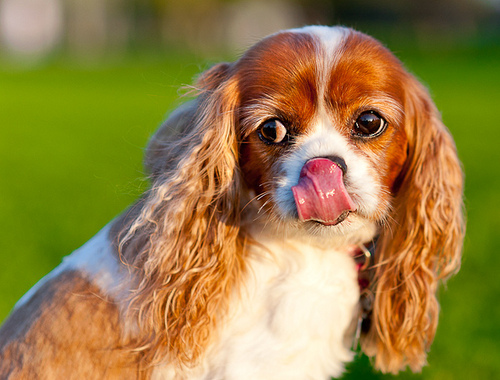
#> input picture src/models/colorization/imgs/ILSVRC2012_val_00041580.JPEG, 500 x 380 px, found by its file name; its folder holds 3 pictures in this run
$ jupyter execute --allow-errors InstColorization.ipynb   (shell and % lines are left out)
#> lines starting #> are read from the running program, lines starting #| are printed output that depends on the picture; pictures that were not available may be replaced by others from this repository, and a replacement may not be noted
## Environment Setting

## Clone the file from Gihub

## Start Colorization

[cell 1]
cd InstColorization/

## Download the Model

### Detect Object bounding box

Setting the Detectron2.

[cell 2]
from os.path import join, isfile, isdir
from os import listdir
import os
os.environ["CUDA_VISIBLE_DEVICES"] = "0"
from argparse import ArgumentParser

import detectron2
from detectron2.utils.logger import setup_logger
setup_logger()
#> (this line was passed over: detectron2 is not available in this run)
#> further down, img is the input picture: shape (380, 500, 3); mean B, G, R 67.8, 128.6, 151.4
#> `lab_image = cv2.cvtColor(img, cv2.COLOR_BGR2LAB)`: lab_image: shape (380, 500, 3); mean of channels 0, 1, 2 140.5, 130.3, 161.7
#> `l_channel, a_channel, b_channel = cv2.split(lab_image)`:
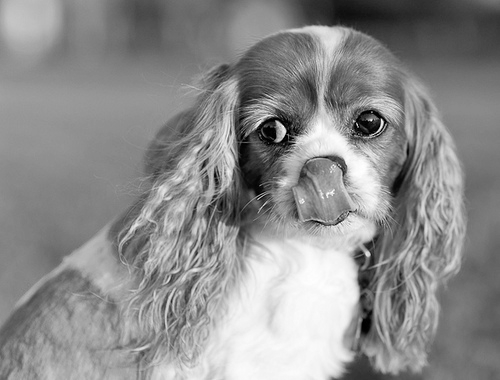
#> l_channel: shape (380, 500); min 0, max 255, mean 140.5
#> `l_channel, a_channel, b_channel = cv2.split(lab_image)`:
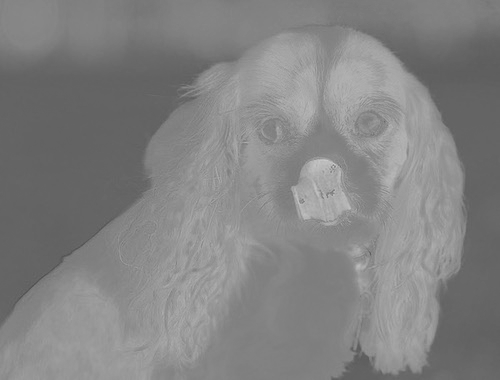
#> a_channel: shape (380, 500); min 79, max 203, mean 130.3
#> `l_channel, a_channel, b_channel = cv2.split(lab_image)`:
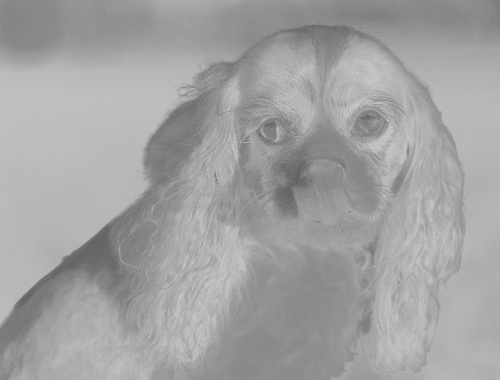
#> b_channel: shape (380, 500); min 94, max 201, mean 161.7
#> `l_stack = np.stack([l_channel, l_channel, l_channel], axis=2)`: l_stack: shape (380, 500, 3); mean of channels 0, 1, 2 140.5, 140.5, 140.5

import numpy as np
import cv2

# import some common detectron2 utilities
from detectron2 import model_zoo
from detectron2.engine import DefaultPredictor
from detectron2.config import get_cfg

import torch

#> (the rest of this cell did not finish here and is left out)

Let's create a bounding box folder to save our prediction results.

[cell 3]
cd ..

[cell 4]
#scambiare cartella test con cartella example

[cell 5]
cd InstColorization

[cell 6]
input_dir = "example"
image_list = [f for f in listdir(input_dir) if isfile(join(input_dir, f))]
output_npz_dir = "{0}_bbox".format(input_dir)
if os.path.isdir(output_npz_dir) is False:
    print('Create path: {0}'.format(output_npz_dir))
    os.makedirs(output_npz_dir)

Here we simply take L channel as our input and make sure that we can get consistent box prediction results even though the original image is color images.

#> (a cell that did not finish here is left out)
